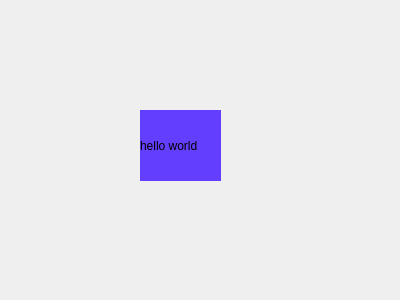
<?xml version="1.0" encoding="UTF-8"?>
<ui version="4.0">
 <class>Widget</class>
 <widget class="QWidget" name="Widget">
  <property name="geometry">
   <rect>
    <x>0</x>
    <y>0</y>
    <width>400</width>
    <height>300</height>
   </rect>
  </property>
  <property name="windowTitle">
   <string>Widget</string>
  </property>
  <widget class="QLabel" name="label">
   <property name="geometry">
    <rect>
     <x>140</x>
     <y>110</y>
     <width>81</width>
     <height>71</height>
    </rect>
   </property>
   <property name="styleSheet">
    <string notr="true">background-color: rgb(100, 62, 255);</string>
   </property>
   <property name="text">
    <string>hello world</string>
   </property>
  </widget>
 </widget>
 <layoutdefault spacing="6" margin="11"/>
 <resources/>
 <connections/>
</ui>
